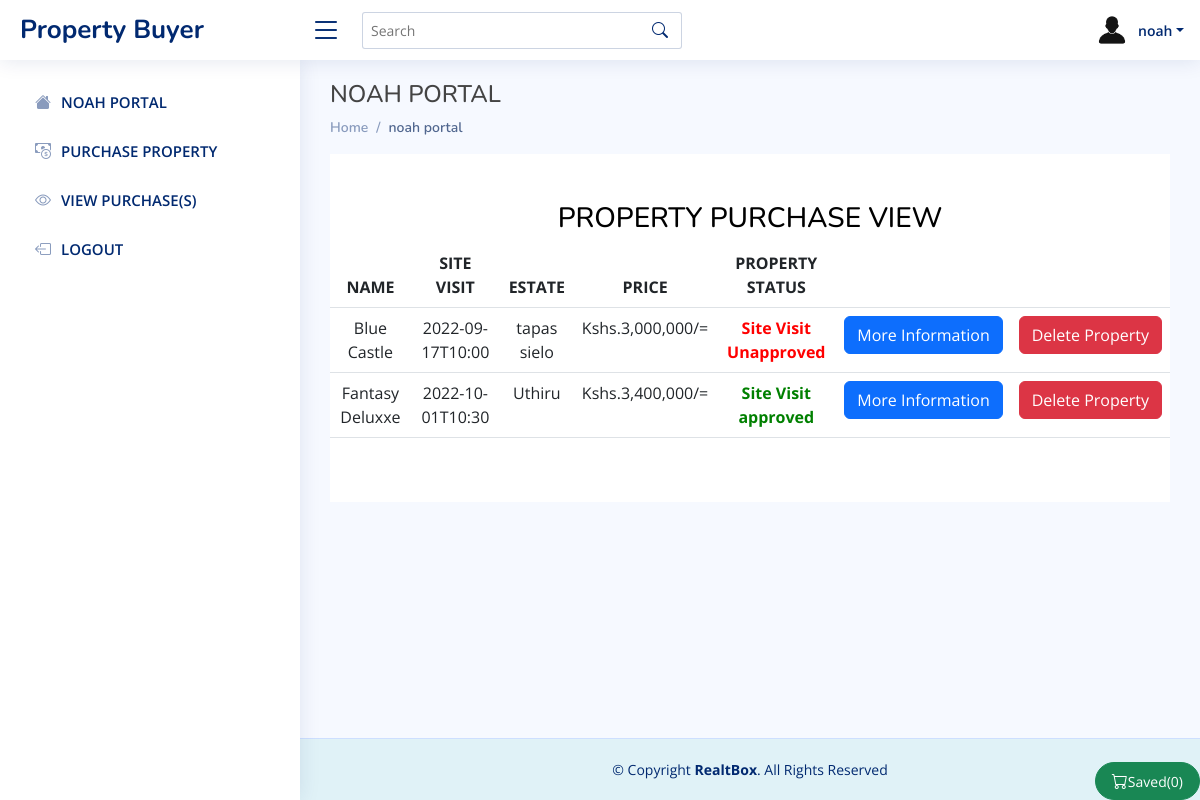
Screenshot of /siteversion/viewpropertybuyerpurchase.php (signed in) with the database file from the repository.
### tables this page shows
CREATE TABLE `system_users` (
  `incre` int(11) NOT NULL,
  `first_name` varchar(100) NOT NULL,
  `last_name` varchar(100) NOT NULL,
  `email` varchar(100) NOT NULL,
  `phonenumber` varchar(50) NOT NULL,
  `password` varchar(150) NOT NULL,
  `user_type` varchar(200) NOT NULL,
  `new_user` tinyint(1) NOT NULL,
  `approved` tinyint(1) NOT NULL
);

CREATE TABLE `buyerbids` (
  `incre` int(11) NOT NULL,
  `propertyincre` int(11) NOT NULL,
  `buyerincre` int(11) NOT NULL,
  `status` tinyint(1) NOT NULL
);

CREATE TABLE `property` (
  `incre` int(11) NOT NULL,
  `system_users_incre` int(11) NOT NULL,
  `name` varchar(300) NOT NULL,
  `landsize` varchar(100) NOT NULL,
  `constructionyear` varchar(5) NOT NULL,
  `numberofrooms` varchar(10) NOT NULL,
  `parkingspace` varchar(10) NOT NULL,
  `description` text NOT NULL,
  `subcountyid` int(11) NOT NULL,
  `estate` varchar(200) NOT NULL,
  `price` double NOT NULL,
  `sitevisit` varchar(25) NOT NULL,
  `servicefee` int(11) NOT NULL,
  `need_tips` tinyint(1) NOT NULL,
  `approved` tinyint(1) NOT NULL,
  `sponsored` tinyint(1) NOT NULL,
  `image` varchar(200) NOT NULL,
  `map_link` text NOT NULL
);

CREATE TABLE `site_details` (
  `incre` int(11) NOT NULL,
  `name` varchar(200) NOT NULL,
  `vision` varchar(200) NOT NULL
);

### siteversion/viewpropertybuyerpurchase.php (the view, shortened to what this page needs)
<?php
	include("../connection.php");
    $queryd=mysqli_query($con,"SELECT * FROM site_details");
    $dataq=mysqli_fetch_array($queryd);
    $sitename=$dataq['name'];
	if(isset($_SESSION['property_buyer_session']))
	{
		$emailphone=$_SESSION['property_buyer_session'];
		include("../connection.php");
		$query=mysqli_query($con,"select * from system_users where ((phonenumber='$emailphone' || email='$emailphone') && user_type='propertybuyer')");
		$numm=mysqli_num_rows($query);
		if($numm==1)
		{
			$datafields=mysqli_fetch_array($query);
			$firstname=$datafields['first_name'];
            $usersincre=$datafields['incre'];
			$title="Property Buyer";
		}
		else
		{
			unset($_SESSION['property_buyer_session']);
			header("location:../index.php");
		}
	}
	else
	{
		header("location:login.php");
	}
?>
<!DOCTYPE html>
<html lang="en">
<head>
  <link href="assets/vendor/bootstrap/css/bootstrap.min.css" rel="stylesheet">
  <link href="assets/vendor/bootstrap-icons/bootstrap-icons.css" rel="stylesheet">
  <link href="assets/vendor/boxicons/css/boxicons.min.css" rel="stylesheet">
  <link href="assets/vendor/quill/quill.snow.css" rel="stylesheet">
  <link href="assets/vendor/quill/quill.bubble.css" rel="stylesheet">
  <link href="assets/vendor/remixicon/remixicon.css" rel="stylesheet">
  <link href="assets/vendor/simple-datatables/style.css" rel="stylesheet">
  <link href="assets/css/style.css" rel="stylesheet">
</head>
<body>
  <header id="header" class="header fixed-top d-flex align-items-center">
    <div class="d-flex align-items-center justify-content-between">
      <a href="../index.php" class="logo d-flex align-items-center">
        <span class="d-none d-lg-block"><?php echo $title;?></span>
      </a>
      <i class="bi bi-list toggle-sidebar-btn"></i>
    </div>
    <div class="search-bar">
      <form class="search-form d-flex align-items-center" method="POST" action="#">
        <input type="text" name="query" placeholder="Search" title="Enter search keyword">
        <button type="submit" title="Search"><i class="bi bi-search"></i></button>
      </form>
    </div>
	<nav class="header-nav ms-auto">
      <ul class="d-flex align-items-center">
	  <li class="nav-item dropdown pe-3">
          <a class="nav-link nav-profile d-flex align-items-center pe-0" href="#" data-bs-toggle="dropdown">
            <img src="assets/img/profile-img.jpg" alt="Profile" class="rounded-circle">
            <span class="d-none d-md-block dropdown-toggle ps-2"><?php echo $datafields['first_name'];?></span>
          </a>
                <?php
							if(isset($_COOKIE['cartitems']))
							{
								$cookiearray=explode(",",$_COOKIE['cartitems']);
								$cartitems=count($cookiearray);
							}
							else
							{
								$cartitems=0;
							}
							?>
        </li>
	  </ul>
    </nav>
  </header>
  <aside id="sidebar" class="sidebar">
    <ul style="text-transform:uppercase;" class="sidebar-nav" id="sidebar-nav">
      <li class="nav-item">
        <a class="nav-link collapsed" href="propertybuyerhome.php">
          <i class="bi-house-fill"></i>
          <span><?php echo $firstname." Portal" ?></span>
        </a>
      </li>
      <li class="nav-item">
        <a class="nav-link collapsed" href="../index.php">
          <i class="bi-cash-coin"></i>
          <span>Purchase Property</span>
        </a>
      </li>
	  <li class="nav-item">
        <a class="nav-link collapsed" href="viewpropertybuyerpurchase.php">
          <i class="bi-eye"></i>
          <span>View Purchase(s)</span>
        </a>
      </li>
	  <li class="nav-item">
        <a class="nav-link collapsed" href="propertybuyerlogout.php">
          <i class="bi-box-arrow-left"></i>
          <span>Logout</span>
        </a>
      </li>
    </ul>
  </aside>
  <main id="main" class="main">
    <div class="pagetitle">
      <h4 style="text-transform:uppercase;"><?php echo $firstname." portal"; ?></h4>
      <nav>
        <ol class="breadcrumb">
          <li class="breadcrumb-item"><a href="propertybuyerhome.php">Home</a></li>
          <li class="breadcrumb-item active"><?php echo $firstname." portal"; ?></li>
        </ol>
      </nav>
    </div>
	<section class="section" style="background-color:white;color:black;margin-bottom:30px;text-align:center;">
		<div class="content">
		<br/><br/>
        <h3 style="text-transform:uppercase;">property purchase view</h3>
        <?php
        $buyerquery=mysqli_query($con,"select * from buyerbids where buyerincre='$usersincre'");
        $buyeritemsno=mysqli_num_rows($buyerquery);
        if($buyeritemsno>0)
        {
            echo'
            <table class="table table-responsive" style="width:100%;">
            <thead style="text-transform:uppercase;">
                <th>name</th>
                <th>Site Visit</th>
                <th>Estate</th>
                <th>Price</th>
                <th>Property Status</th>
                <th></th>
                <th></th>
            </thead>
            ';
            while($buyerdata=mysqli_fetch_array($buyerquery))
            {
                $propertyincre=$buyerdata['propertyincre'];
                $status=$buyerdata['status'];
                if($status==0)
                {
                    $approvalstatus="<strong style='color:red;'>Site Visit Unapproved<strong>";
                }
                else if($status==1)
                {
                    $approvalstatus="<strong style='color:green;'>Site Visit approved<strong>";
                }
                $propertyquery=mysqli_query($con,"select * from property where incre='$propertyincre'");
                $propertydata=mysqli_fetch_array($propertyquery);
                echo'
                <tr>
                    <td>'.$propertydata['name'].'</td>
                    <td>'.$propertydata['sitevisit'].'</td>
                    <td>'.$propertydata['estate'].'</td>
                    <td>Kshs.'.number_format($propertydata['price']).'/=</td>
                    <td>'.$approvalstatus.'</td>
                    <td>
                        <form action="buyerviewmoredetails.php" method="post">
                            <input type="hidden" value="'.$propertyincre.'" name="propertyincre" required/>
                            <input type="submit" value="More Information" class="btn btn-primary"/>
                        </form>
                    </td>
                    <td>
                        <form action="buyerdeletebid.php" method="post">
                            <input type="hidden" value="'.$buyerdata['incre'].'" name="buyerincre" required/>
                            <input type="submit" value="Delete Property" class="btn btn-danger"/>
                        </form>
                    </td>
                </tr>
                ';
            }
            echo'
            </table>
            ';
        }
        else
        {
            echo"Dear $firstname, you have not booked a purchase yet, please click on <a href='../index.php'>PURCHASE PROPERTY</a> in order to book a purchase";
        }
        ?>
        <br/><br/>
		</div>
	</section>
  </main>
  <footer id="footer" class="footer" style="background: #e0f2f7;position: fixed;bottom: 0;left:0;right:0;">
  <button class="btn btn-success rounded-pill px-3 mb-2 mb-lg-0" data-bs-toggle="modal" data-bs-target="" style="position: fixed;bottom: 0;right:0;">
                        <span class="d-flex align-items-center">
                            <i class="bi-cart"></i>
							<?php
							if(isset($_COOKIE['cartitems']))
							{
								$cookiearray=explode(",",$_COOKIE['cartitems']);
								$cartitems=count($cookiearray);
							}
							else
							{
								$cartitems=0;
							}
							?>
                            <a href='../cartcheckout.php' style='color:white;text-decoration:none;'><span class="small">Saved(<?php echo $cartitems; ?>)</span></a>
                        </span>
                    </button>
    <div class="copyright">
      &copy; Copyright <strong><span><?php echo $sitename; ?></span></strong>. All Rights Reserved
    </div>
  </footer>
</body>

### siteversion/assets/css/style.css (style rules this page uses)
:root { scroll-behavior: smooth; }
body { font-family: "Open Sans", sans-serif; background: #f6f9ff; color: #444444; }
a { color: #4154f1; text-decoration: none; }
h1, h2, h3, h4, h5, h6 { font-family: "Nunito", sans-serif; }
#main { margin-top: 60px; padding: 20px 30px; transition: all 0.3s; }
.pagetitle { margin-bottom: 10px; }
.breadcrumb { font-size: 14px; font-family: "Nunito", sans-serif; color: #899bbd; font-weight: 600; }
.breadcrumb a { color: #899bbd; transition: 0.3s; }
.breadcrumb .breadcrumb-item::before { color: #899bbd; }
.breadcrumb .active { color: #51678f; font-weight: 600; }
.logo { line-height: 1; }
@media (min-width: 1200px) { .logo { width: 280px; } }
.logo span { font-size: 26px; font-weight: 700; color: #012970; font-family: "Nunito", sans-serif; }
.header { transition: all 0.5s; z-index: 997; height: 60px; box-shadow: 0px 2px 20px rgba(1, 41, 112, 0.1); background-color: #fff; padding-left: 20px; }
.header .toggle-sidebar-btn { font-size: 32px; padding-left: 10px; cursor: pointer; color: #012970; }
.header .search-bar { min-width: 360px; padding: 0 20px; }
.header .search-form { width: 100%; }
.header .search-form input { border: 0; font-size: 14px; color: #012970; border: 1px solid rgba(1, 41, 112, 0.2); padding: 7px 38px 7px 8px; border-radius: 3px; transition: 0.3s; width: 100%; }
.header .search-form button { border: 0; padding: 0; margin-left: -30px; background: none; }
.header .search-form button i { color: #012970; }
.header-nav ul { list-style: none; }
.header-nav>ul { margin: 0; padding: 0; }
.header-nav .nav-profile { color: #012970; }
.header-nav .nav-profile img { max-height: 36px; }
.header-nav .nav-profile span { font-size: 14px; font-weight: 600; }
.sidebar { position: fixed; top: 60px; left: 0; bottom: 0; width: 300px; z-index: 996; transition: all 0.3s; padding: 20px; overflow-y: auto; scrollbar-width: thin; scrollbar-color: #aab7cf transparent; box-shadow: 0px 0px 20px rgba(1, 41, 112, 0.1); background-color: #fff; }
@media (min-width: 1200px) { #main, #footer { margin-left: 300px; } }
.sidebar-nav { padding: 0; margin: 0; list-style: none; }
.sidebar-nav li { padding: 0; margin: 0; list-style: none; }
.sidebar-nav .nav-item { margin-bottom: 5px; }
.sidebar-nav .nav-link { display: flex; align-items: center; font-size: 15px; font-weight: 600; color: #4154f1; transition: 0.3; background: #f6f9ff; padding: 10px 15px; border-radius: 4px; }
.sidebar-nav .nav-link i { font-size: 16px; margin-right: 10px; color: #4154f1; }
.sidebar-nav .nav-link.collapsed { color: #012970; background: #fff; }
.sidebar-nav .nav-link.collapsed i { color: #899bbd; }
.footer { padding: 20px 0; font-size: 14px; transition: all 0.3s; border-top: 1px solid #cddfff; }
.footer .copyright { text-align: center; color: #012970; }

### rows the page displays
system_users: first_name "noah", first_name "NOAH"
buyerbids: property.name "Blue Castle", property.sitevisit "2022-09-17T10:00", property.estate "tapas sielo", property.price "3,000,000", status "Site Visit Unapproved"
buyerbids: property.name "Fantasy Deluxxe", property.sitevisit "2022-10-01T10:30", property.estate "Uthiru", property.price "3,400,000", status "Site Visit approved"
site_details: name "RealtBox"

### other values shown
$title "Property Buyer"
$cartitems "0"
